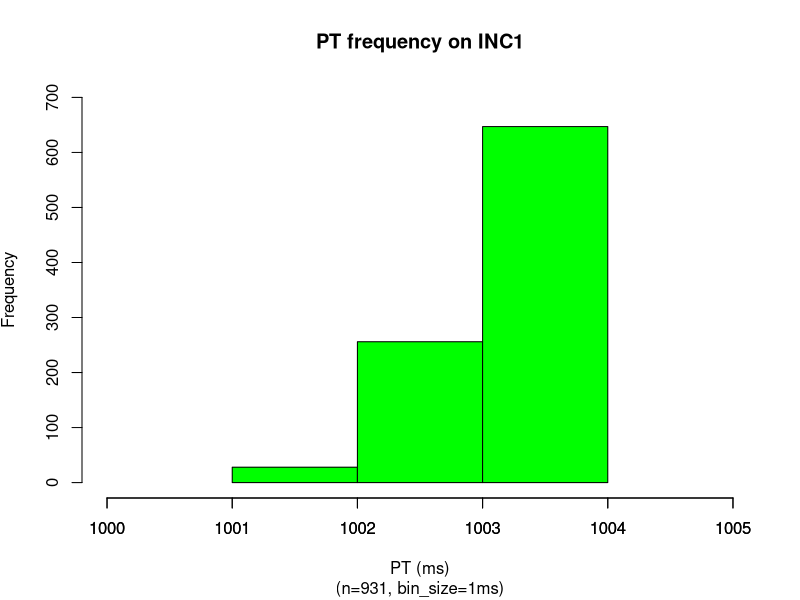
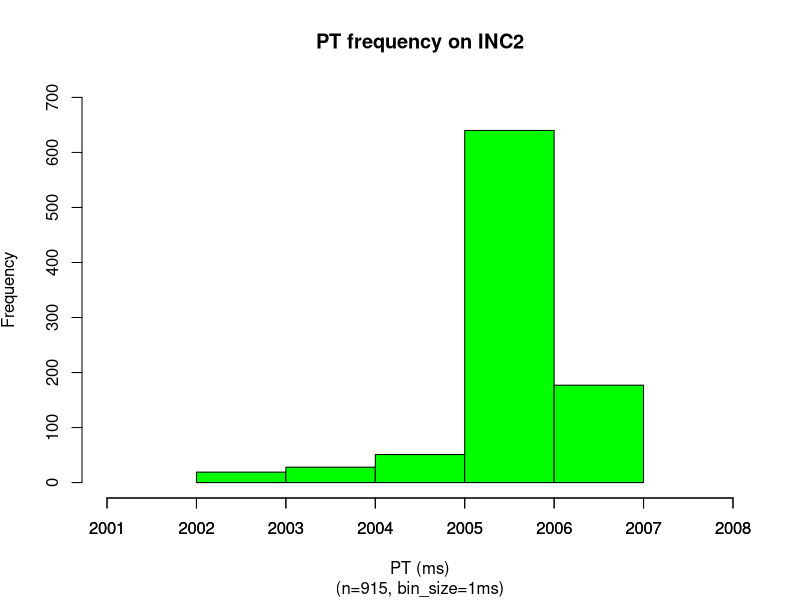
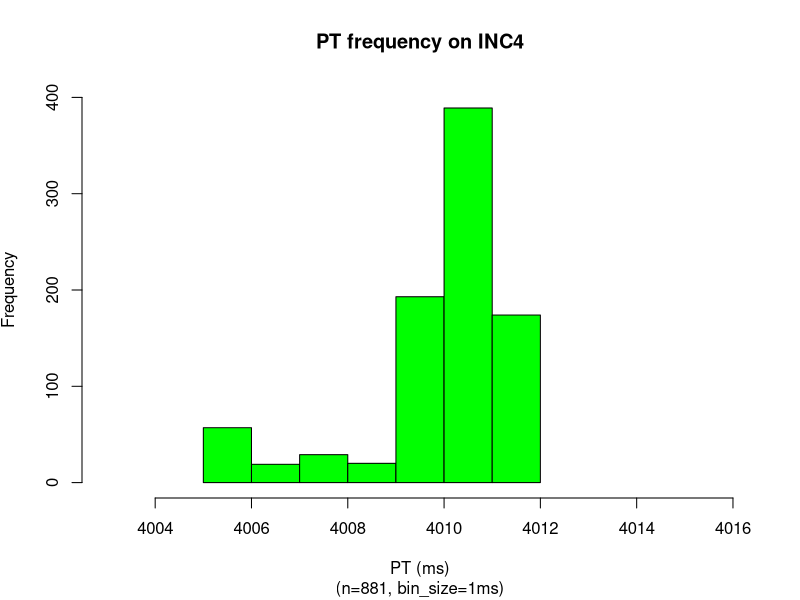
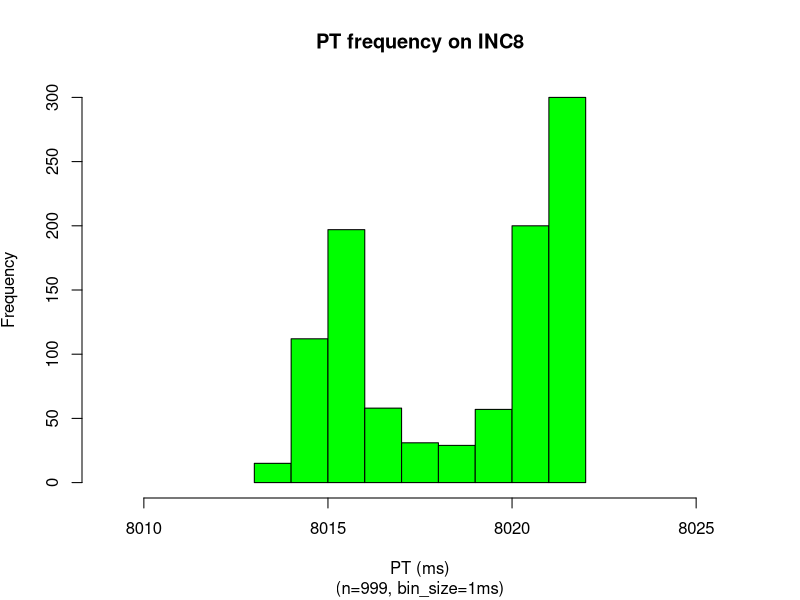
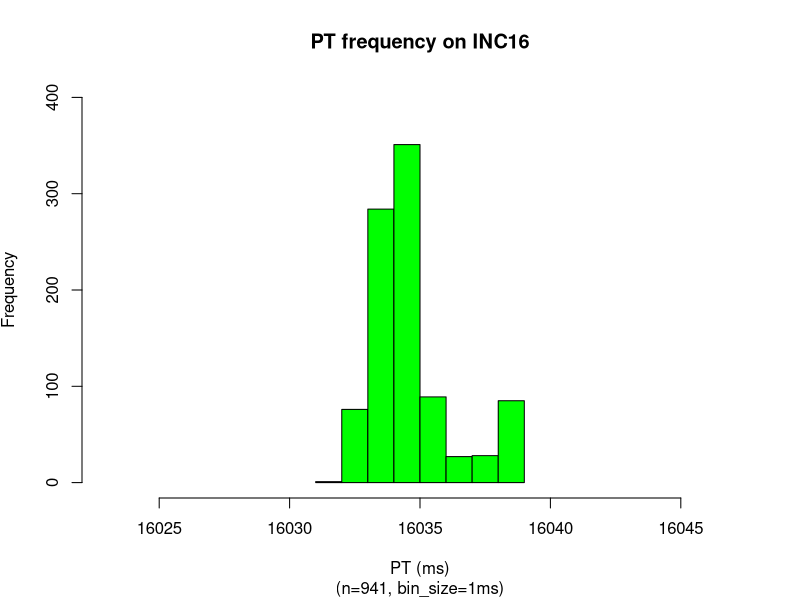
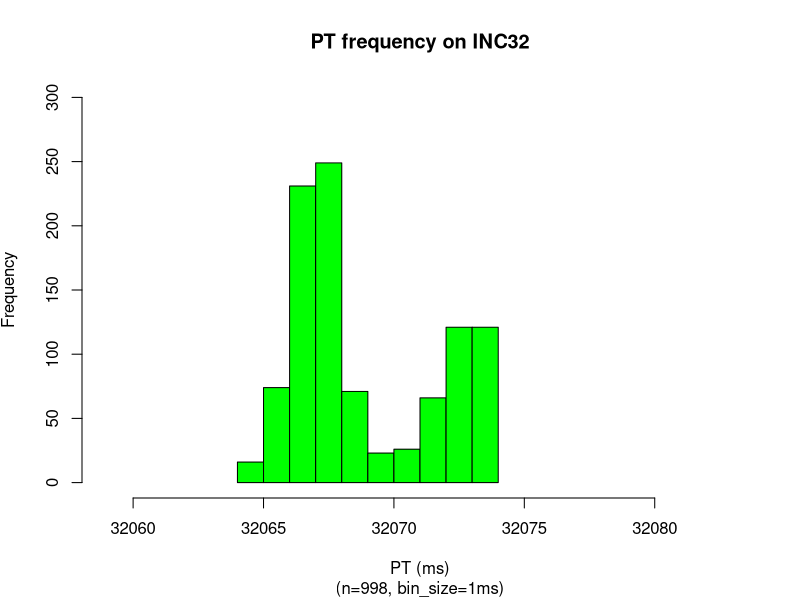
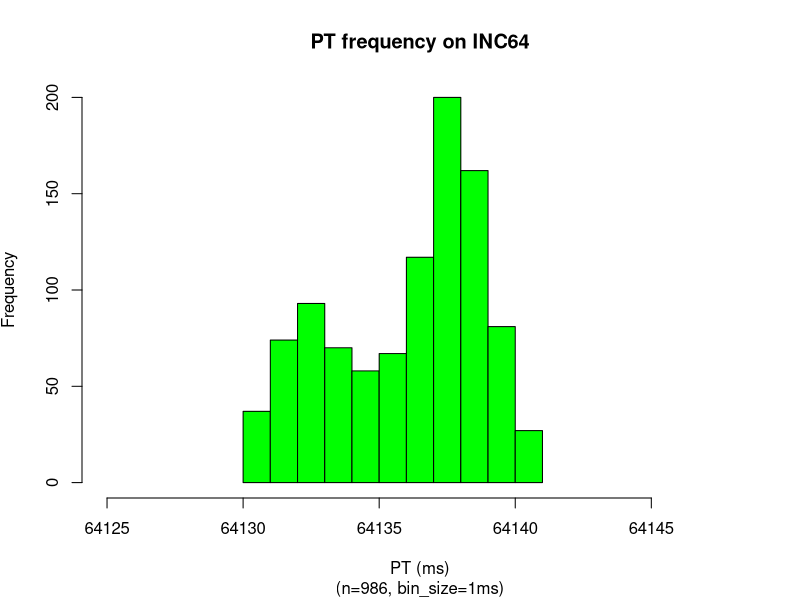
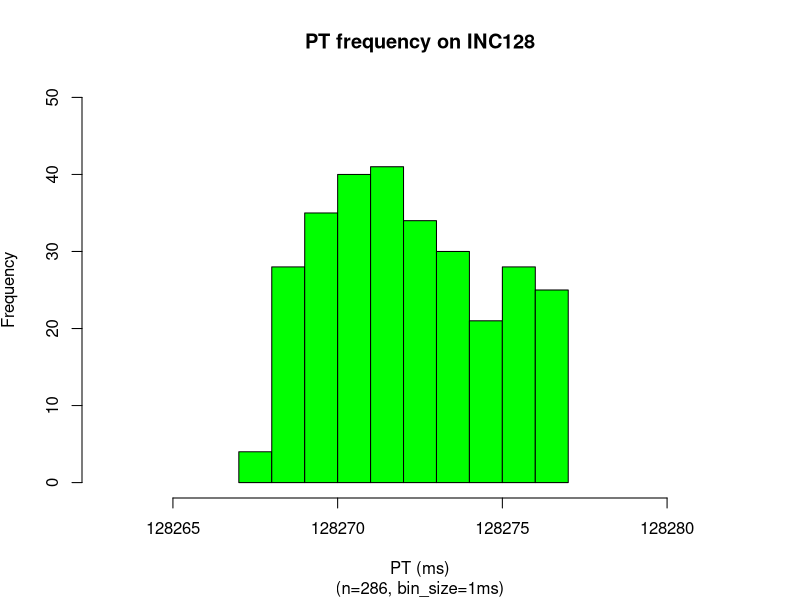

Source code (R) for these figures, in order:
### sodb9
numSamples <- 1000
x = read.csv(file="1_sec.dat",head=TRUE,sep="\t")
x <- subset(x, x$ITERNUM <= numSamples)
setEPS()
postscript("1_sec_pt_hist_v5.eps")
binsize=1
x_up = mean(x$PRTIME) + 2*sd(x$PRTIME)
x_dn = mean(x$PRTIME) - 2*sd(x$PRTIME)
x = subset(x, x$PRTIME >= x_dn & x$PRTIME <= x_up)
nbins <- ceiling((max(x$PRTIME)-min(x$PRTIME)) / binsize)
h = hist(x$PRTIME, right=F, breaks=nbins,plot=F)
ymax <- max(h$counts)
ymax <- ceiling(ymax/100)*100
xmin <-min(x$PRTIME)
xmax <-max(x$PRTIME)
plot(h, axes = TRUE,freq=TRUE,ylim=c(0,ymax), xlim=c(xmin-1,xmax+1),col="green", main='PT frequency on INC1', 
sub=paste("(n=",nrow(x),", bin_size=",binsize,"ms)",sep=""), 
xlab='PT (ms)', ylab=expression('Frequency'))
xaxtl <- seq(xmin-1,xmax+1,by=1)
axis(side=1, at=xaxtl, labels=xaxtl)
dev.off()

x = read.csv(file="2_sec.dat",head=TRUE,sep="\t")
x <- subset(x, x$ITERNUM <= numSamples)
setEPS()
postscript("2_sec_pt_hist_v5.eps")
binsize=1
x_up = mean(x$PRTIME) + 2*sd(x$PRTIME)
x_dn = mean(x$PRTIME) - 2*sd(x$PRTIME)
x = subset(x, x$PRTIME >= x_dn & x$PRTIME <= x_up)
nbins <- ceiling((max(x$PRTIME)-min(x$PRTIME)) / binsize)
h = hist(x$PRTIME, right=F, breaks=nbins,plot=F)
ymax <- max(h$counts)
ymax <- ceiling(ymax/100)*100
#ymax <- 250
xmin <-min(x$PRTIME)
xmax <-max(x$PRTIME)
plot(h, axes = TRUE,freq=TRUE,ylim=c(0,ymax), xlim=c(xmin-1,xmax+1),col="green", main='PT frequency on INC2', 
sub=paste("(n=",nrow(x),", bin_size=",binsize,"ms)",sep=""), 
xlab='PT (ms)', ylab=expression('Frequency'))
xaxtl <- seq(xmin-1,xmax+1,by=1)
axis(side=1, at=xaxtl, labels=xaxtl)
dev.off()

x = read.csv(file="4_sec.dat",head=TRUE,sep="\t")
x <- subset(x, x$ITERNUM <= numSamples)
setEPS()
postscript("4_sec_pt_hist_v5.eps")
x_up = mean(x$PRTIME) + 2*sd(x$PRTIME)
x_dn = mean(x$PRTIME) - 2*sd(x$PRTIME)
x = subset(x, x$PRTIME >= x_dn & x$PRTIME <= x_up)
h = hist(x$PRTIME, right=F,breaks=max(x$PRTIME)-min(x$PRTIME)+1,plot=F)
ymax <- max(h$counts)
ymax <- ceiling(ymax/100)*100
#ymax <- 200
binsize=1
plot(h, ylim=c(0,ymax), axes = TRUE,freq=TRUE,xlim=c(min(x$PRTIME)-2,max(x$PRTIME)+4),col="green", main='PT frequency on INC4', 
sub=paste("(n=",nrow(x),", bin_size=",binsize,"ms)",sep=""), 
xlab='PT (ms)', ylab=expression('Frequency'))
dev.off()

x = read.csv(file="8_sec.dat",head=TRUE,sep="\t")
x <- subset(x, x$ITERNUM <= numSamples)
setEPS()
postscript("8_sec_pt_hist_v5.eps")
x <- subset(x, x$ITERNUM != 948)
x_up = mean(x$PRTIME) + 2*sd(x$PRTIME)
x_dn = mean(x$PRTIME) - 2*sd(x$PRTIME)
x = subset(x, x$PRTIME >= x_dn & x$PRTIME <= x_up)
h = hist(x$PRTIME, right=F,breaks=max(x$PRTIME)-min(x$PRTIME)+1,plot=F)
ymax <- max(h$counts)
ymax <- ceiling(ymax/100)*100
#ymax <- 100
binsize=1
plot(h, ylim=c(0,ymax), axes = TRUE,freq=TRUE,xlim=c(min(x$PRTIME)-4,max(x$PRTIME)+4),col="green", main='PT frequency on INC8', 
sub=paste("(n=",nrow(x),", bin_size=",binsize,"ms)",sep=""), 
xlab='PT (ms)', ylab=expression('Frequency'))
dev.off()

x = read.csv(file="16_sec.dat",head=TRUE,sep="\t")
x <- subset(x, x$ITERNUM <= numSamples)
setEPS()
postscript("16_sec_pt_hist_v5.eps")
#x <- subset(x, x$ITERNUM != 686 & x$ITERNUM != 700)
x_up = mean(x$PRTIME) + 2*sd(x$PRTIME)
x_dn = mean(x$PRTIME) - 2*sd(x$PRTIME)
x = subset(x, x$PRTIME >= x_dn & x$PRTIME <= x_up)
h = hist(x$PRTIME, right=F,breaks=max(x$PRTIME)-min(x$PRTIME)+1,plot=F)
binsize=1
ymax <- max(h$counts)
ymax <- ceiling(ymax/100)*100
#ymax <- 100
plot(h, ylim=c(0,ymax), axes = TRUE,freq=TRUE,xlim=c(min(x$PRTIME)-8,max(x$PRTIME)+8),col="green", main='PT frequency on INC16', 
sub=paste("(n=",nrow(x),", bin_size=",binsize,"ms)",sep=""), 
xlab='PT (ms)', ylab=expression('Frequency'))
dev.off()

x = read.csv(file="32_sec.dat",head=TRUE,sep="\t")
x <- subset(x, x$ITERNUM <= numSamples)
setEPS()
postscript("32_sec_pt_hist_v5.eps")
#x <- subset(x, x$ITERNUM != 433)
x_up = mean(x$PRTIME) + 2*sd(x$PRTIME)
x_dn = mean(x$PRTIME) - 2*sd(x$PRTIME)
x = subset(x, x$PRTIME >= x_dn & x$PRTIME <= x_up)
h = hist(x$PRTIME, right=F,breaks=max(x$PRTIME)-min(x$PRTIME)+1,plot=F)
binsize=1
ymax <- max(h$counts)
ymax <- ceiling(ymax/100)*100
#ymax <- 100
plot(h, ylim=c(0,ymax), axes = TRUE,freq=TRUE,xlim=c(min(x$PRTIME)-5,max(x$PRTIME)+9),col="green", main='PT frequency on INC32', 
sub=paste("(n=",nrow(x),", bin_size=",binsize,"ms)",sep=""), 
xlab='PT (ms)', ylab=expression('Frequency'))
dev.off()

x = read.csv(file="64_sec.dat",head=TRUE,sep="\t")
x <- subset(x, x$ITERNUM <= numSamples)
setEPS()
postscript("64_sec_pt_hist_v5.eps")
x <- subset(x, x$ITERNUM != 578)
x_up = mean(x$PRTIME) + 2*sd(x$PRTIME)
x_dn = mean(x$PRTIME) - 2*sd(x$PRTIME)
x = subset(x, x$PRTIME >= x_dn & x$PRTIME <= x_up)
h = hist(x$PRTIME, right=F,breaks=max(x$PRTIME)-min(x$PRTIME)+1,plot=F)
binsize=1
ymax <- max(h$counts)
ymax <- ceiling(ymax/100)*100
#ymax <- 100
plot(h, ylim=c(0,ymax), axes = TRUE,freq=TRUE,xlim=c(min(x$PRTIME)-5,max(x$PRTIME)+7),col="green", main='PT frequency on INC64', 
sub=paste("(n=",nrow(x),", bin_size=",binsize,"ms)",sep=""), 
xlab='PT (ms)', ylab=expression('Frequency'))
dev.off()

x = read.csv(file="128_sec.dat",head=TRUE,sep="\t")
x <- subset(x, x$ITERNUM <= numSamples)
setEPS()
postscript("128_sec_pt_hist_v5.eps")
#x <- subset(x, x$ITERNUM != 26)
x_up = mean(x$PRTIME) + 2*sd(x$PRTIME)
x_dn = mean(x$PRTIME) - 2*sd(x$PRTIME)
x = subset(x, x$PRTIME >= x_dn & x$PRTIME <= x_up)
xmax <- max(x$PRTIME)
xmin <- min(x$PRTIME)
nbins <- ceiling((xmax-xmin) / binsize)
h = hist(x$PRTIME, right=F, breaks=nbins,plot=F)
binsize=1
ymax <- max(h$counts)
ymax <- ceiling(ymax/100)*100
ymax <- 50
plot(h, ylim=c(0,ymax), axes = TRUE,freq=TRUE,xlim=c(min(x$PRTIME)-4,max(x$PRTIME)+5),col="green", main='PT frequency on INC128', 
sub=paste("(n=",nrow(x),", bin_size=",binsize,"ms)",sep=""), 
xlab='PT (ms)', ylab=expression('Frequency'))
dev.off()

x = read.csv(file="256_sec.dat",head=TRUE,sep="\t")
setEPS()
postscript("256_sec_pt_hist_v5.eps")
x <- subset(x, x$ITERNUM != 81)
x_up = mean(x$PRTIME) + 2*sd(x$PRTIME)
x_dn = mean(x$PRTIME) - 2*sd(x$PRTIME)
x = subset(x, x$PRTIME >= x_dn & x$PRTIME <= x_up)
xmax <- max(x$PRTIME)
xmin <- min(x$PRTIME)
binsize=1
nbins <- ceiling((xmax-xmin) / binsize)
h = hist(x$PRTIME, right=F, breaks=nbins,plot=F)
ymax <- max(h$counts)
ymax <- ceiling(ymax/100)*100
ymax <- 40
plot(h, ylim=c(0,ymax), axes = TRUE,freq=TRUE,xlim=c(min(x$PRTIME)-4,max(x$PRTIME)+5),col="green", main='PT frequency on INC256', 
sub=paste("(n=",nrow(x),", bin_size=",binsize,"ms)",sep=""), 
xlab='PT (ms)', ylab=expression('Frequency'))
dev.off()

x = read.csv(file="512_sec.dat",head=TRUE,sep="\t")
setEPS()
postscript("512_sec_pt_hist_v5.eps")
x <- subset(x, x$ITERNUM != 58 & x$ITERNUM != 226)
x_up = mean(x$PRTIME) + 2*sd(x$PRTIME)
x_dn = mean(x$PRTIME) - 2*sd(x$PRTIME)
x = subset(x, x$PRTIME >= x_dn & x$PRTIME <= x_up)
xmax <- max(x$PRTIME)
xmin <- min(x$PRTIME)
nbins <- ceiling((xmax-xmin) / binsize)
h = hist(x$PRTIME, right=F, breaks=nbins,plot=F)
binsize=2
ymax <- max(h$counts)
ymax <- ceiling(ymax/100)*100
ymax <- 50
plot(h, ylim=c(0,ymax), axes = TRUE,freq=TRUE,xlim=c(min(x$PRTIME)-4,max(x$PRTIME)+5),col="green", main='PT frequency on INC512', 
sub=paste("(n=",nrow(x),", bin_size=",binsize,"ms)",sep=""), 
xlab='PT (ms)', ylab=expression('Frequency'))
dev.off()

x = read.csv(file="1024_sec.dat",head=TRUE,sep="\t")
setEPS()
postscript("1024_sec_pt_hist_v5.eps")
x <- subset(x, x$ITERNUM != 46 & x$ITERNUM != 130 & x$ITERNUM != 214 & x$ITERNUM != 299)
x_up = mean(x$PRTIME) + 2*sd(x$PRTIME)
x_dn = mean(x$PRTIME) - 2*sd(x$PRTIME)
x = subset(x, x$PRTIME >= x_dn & x$PRTIME <= x_up)
xmax <- max(x$PRTIME)
xmin <- min(x$PRTIME)
nbins <- ceiling((xmax-xmin) / binsize)
h = hist(x$PRTIME, right=F, breaks=nbins,plot=F)
binsize=1
ymax <- max(h$counts)
ymax <- ceiling(ymax/100)*100
ymax <- 30
plot(h, ylim=c(0,ymax), axes = TRUE,freq=TRUE,xlim=c(min(x$PRTIME)-4,max(x$PRTIME)+5),col="green", main='PT frequency on INC1024', 
sub=paste("(n=",nrow(x),", bin_size=",binsize,"ms)",sep=""), 
xlab='PT (ms)', ylab=expression('Frequency'))
dev.off()

### run on sodb10
x = read.csv(file="2048_sec.dat",head=TRUE,sep="\t")
setEPS()
postscript("2048_sec_pt_hist_v5.eps")
x <- subset(x, x$ITERNUM != 166)
x_up = mean(x$PRTIME) + 2*sd(x$PRTIME)
x_dn = mean(x$PRTIME) - 2*sd(x$PRTIME)
x = subset(x, x$PRTIME >= x_dn & x$PRTIME <= x_up)
xmax <- max(x$PRTIME)
xmin <- min(x$PRTIME)
nbins <- ceiling((xmax-xmin) / binsize)
h = hist(x$PRTIME, right=F, breaks=nbins,plot=F)
binsize=1
ymax <- max(h$counts)
ymax <- ceiling(ymax/100)*100
ymax <- 20
plot(h, ylim=c(0,ymax), axes = TRUE,freq=TRUE,xlim=c(min(x$PRTIME)-9,max(x$PRTIME)+10),col="green", main='PT frequency on INC2048', 
sub=paste("(n=",nrow(x),", bin_size=",binsize,"ms)",sep=""), 
xlab='PT (ms)', ylab=expression('Frequency'))
dev.off()

### run on sodb12
x = read.csv(file="4096_sec.dat",head=TRUE,sep="\t")
setEPS()
postscript("4096_sec_pt_hist_v5.eps")
x <- subset(x, x$ITERNUM != 11 & x$ITERNUM != 32 & x$ITERNUM != 53 & x$ITERNUM != 74 & x$ITERNUM != 95 & x$ITERNUM != 116 & x$ITERNUM != 137 & x$ITERNUM != 158 & x$ITERNUM != 179 & x$ITERNUM != 200 & x$ITERNUM != 221 & x$ITERNUM != 242 & x$ITERNUM != 264) 
x_up = mean(x$PRTIME) + 2*sd(x$PRTIME)
x_dn = mean(x$PRTIME) - 2*sd(x$PRTIME)
x = subset(x, x$PRTIME >= x_dn & x$PRTIME <= x_up)
xmax <- max(x$PRTIME)
xmin <- min(x$PRTIME)
nbins <- ceiling((xmax-xmin) / binsize)
h = hist(x$PRTIME, right=F, breaks=nbins,plot=F)
binsize=1
ymax <- max(h$counts)
ymax <- ceiling(ymax/100)*100
ymax <- 15
plot(h, ylim=c(0,ymax), axes = TRUE,freq=TRUE,xlim=c(min(x$PRTIME)-4,max(x$PRTIME)+10),col="green", main='PT frequency on INC4096', 
sub=paste("(n=",nrow(x),", bin_size=",binsize,"ms)",sep=""), 
xlab='PT (ms)', ylab=expression('Frequency'))
dev.off()
